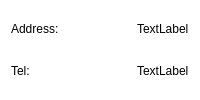
                           <widget class="QWidget" name="patient_info2_widget_2" native="true">
                            <property name="styleSheet">
                             <string notr="true">background-color: rgb(255, 255, 255);</string>
                            </property>
                            <layout class="QVBoxLayout" name="verticalLayout_48">
                             <item>
                              <layout class="QHBoxLayout" name="horizontalLayout_51">
                               <item>
                                <widget class="QLabel" name="label_address_2">
                                 <property name="text">
                                  <string>Address:</string>
                                 </property>
                                </widget>
                               </item>
                               <item>
                                <spacer name="horizontalSpacer_59">
                                 <property name="orientation">
                                  <enum>Qt::Horizontal</enum>
                                 </property>
                                 <property name="sizeHint" stdset="0">
                                  <size>
                                   <width>40</width>
                                   <height>20</height>
                                  </size>
                                 </property>
                                </spacer>
                               </item>
                               <item>
                                <widget class="QLabel" name="med_record_address">
                                 <property name="text">
                                  <string>TextLabel</string>
                                 </property>
                                </widget>
                               </item>
                              </layout>
                             </item>
                             <item>
                              <layout class="QHBoxLayout" name="horizontalLayout_52">
                               <item>
                                <widget class="QLabel" name="label_tel_no_2">
                                 <property name="text">
                                  <string>Tel:</string>
                                 </property>
                                </widget>
                               </item>
                               <item>
                                <spacer name="horizontalSpacer_60">
                                 <property name="orientation">
                                  <enum>Qt::Horizontal</enum>
                                 </property>
                                 <property name="sizeHint" stdset="0">
                                  <size>
                                   <width>40</width>
                                   <height>20</height>
                                  </size>
                                 </property>
                                </spacer>
                               </item>
                               <item>
                                <widget class="QLabel" name="med_record_tel">
                                 <property name="text">
                                  <string>TextLabel</string>
                                 </property>
                                </widget>
                               </item>
                              </layout>
                             </item>
                            </layout>
                           </widget>
